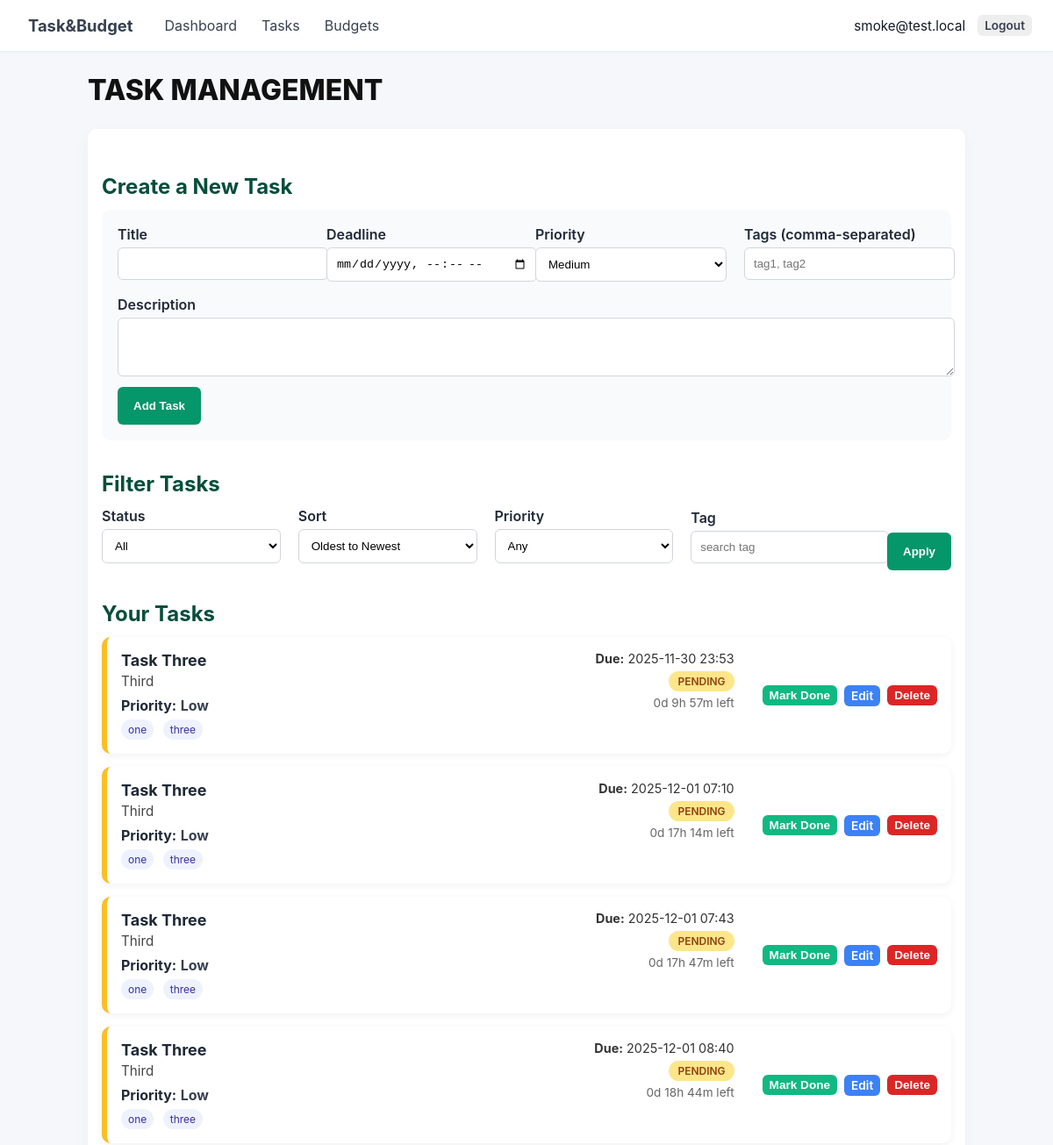
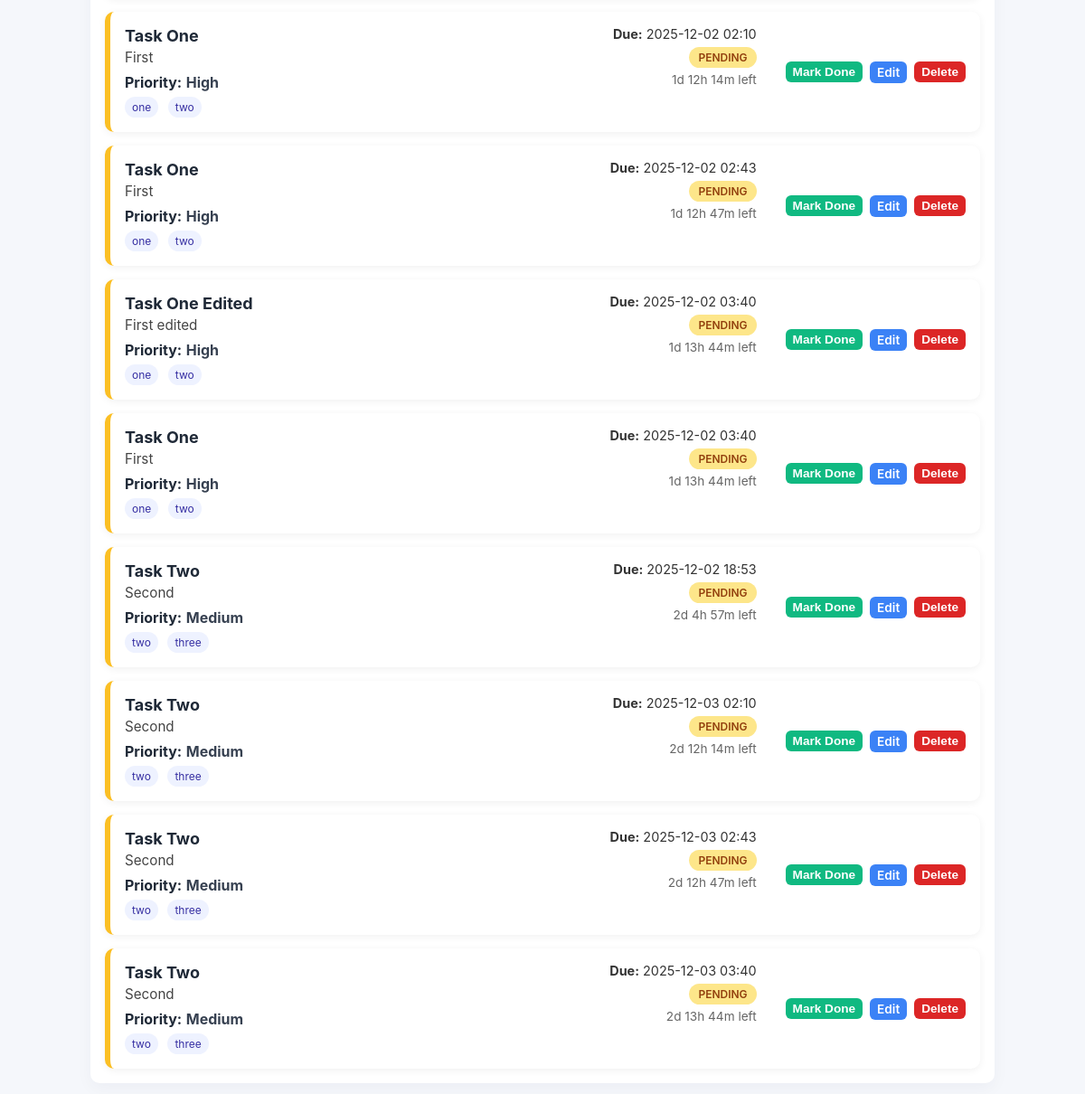
The page /tasks (signed in) on the database its author committed (2 pictures, top to bottom).
### models.py (models this page shows, shortened)
    class User(UserMixin, db.Model):
        id = db.Column(db.Integer, primary_key=True)
        email = db.Column(db.String(150), unique=True, nullable=False)
        password = db.Column(db.String(150), nullable=False)
        currency = db.Column(db.String(10), default='USD')
        tasks = db.relationship('Task', backref='user', lazy=True)
        budgets = db.relationship('Budget', backref='user', lazy=True)

    class Task(db.Model):
        id = db.Column(db.Integer, primary_key=True)
        title = db.Column(db.String(100), nullable=False)
        description = db.Column(db.Text, nullable=True)
        deadline = db.Column(db.DateTime, nullable=False)
        priority = db.Column(db.String(10), default='Medium')
        status = db.Column(db.String(20), default='pending')
        created_at = db.Column(db.DateTime, default=datetime.utcnow)
        user_id = db.Column(db.Integer, db.ForeignKey('user.id'), nullable=False)

    class Tag(db.Model):
        id = db.Column(db.Integer, primary_key=True)
        name = db.Column(db.String(100), unique=True, nullable=False)

### app.py (the view)
@app.route("/tasks")
@login_required
def tasks():
    form = TaskForm()
    flt = request.args.get("filter", "all")
    sort = request.args.get("sort", "")
    priority_flt = request.args.get("priority", "")
    tag_search = request.args.get("tag", "").strip()
    q = Task.query.filter_by(user_id=current_user.id)
    now = now_ist_naive()
    if flt == "pending":
        q = q.filter(Task.status == "pending")
    elif flt == "done":
        q = q.filter(Task.status == "done")
    elif flt == "overdue":
        q = q.filter(Task.deadline < now, Task.status != "done")
    if priority_flt:
        q = q.filter(Task.priority == priority_flt)
    if tag_search:
        tokens = [t.strip() for t in tag_search.split(',') if t.strip()]
        if tokens:
            lower_tokens = [t.lower() for t in tokens]
            q = q.join(Task.tags_rel).filter(func.lower(Tag.name).in_(lower_tokens))
            q = q.group_by(Task.id).having(func.count(func.distinct(Tag.id)) >= len(tokens))
    if sort == "new":
        q = q.order_by(Task.deadline.desc())
    else:
        q = q.order_by(Task.deadline.asc())
    tasks_list = q.all()
    for t in tasks_list:
        if not t.deadline:
            t.is_overdue = False
            t.time_left = ""
            continue
        if t.status == "done":
            t.is_overdue = False
            t.time_left = ""
        elif t.deadline < now:
            t.is_overdue = True
            delta = now - t.deadline
            sec = int(delta.total_seconds())
            t.time_left = f"Overdue by {sec//86400}d {(sec%86400)//3600}h {(sec%3600)//60}m"
        else:
            t.is_overdue = False
            delta = t.deadline - now
            sec = int(delta.total_seconds())
            t.time_left = f"{sec//86400}d {(sec%86400)//3600}h {(sec%3600)//60}m left"
        try:
            t._tags_list = [tag.name for tag in getattr(t, 'tags_rel', [])]
        except Exception:
            t._tags_list = []
    return render_template("task_management.html", form=form, tasks=tasks_list, priority_filter=priority_flt, tag_search=tag_search)

### forms.py
class TaskForm(FlaskForm):
    title = StringField('Title', validators=[DataRequired(), Length(max=100)])
    description = TextAreaField('Description')
    deadline = DateTimeLocalField(
        'Deadline',
        format='%Y-%m-%dT%H:%M',
        validators=[DataRequired()]
    )
    priority = SelectField('Priority', choices=[('Low','Low'), ('Medium','Medium'), ('High','High')], default='Medium')
    tags = StringField('Tags (comma-separated)', validators=[Length(max=200)])
    submit = SubmitField('Save Task')

### app.py (called while the page is built)
def now_ist_naive():
    return datetime.now(IST).replace(tzinfo=None)

@login_manager.user_loader
def load_user(user_id):
    try:
        return db.session.get(User, int(user_id))
    except Exception:
        return None

@app.context_processor
def global_vars():
    return dict(now_ist=now_ist_naive)

### templates/task_management.html (shortened to what this page needs)
{% extends "base.html" %}
{% block content %}
<h1 class="page-title">TASK MANAGEMENT</h1>
<div class="task-panel">
    <h2 class="section-title">Create a New Task</h2>
    <form method="POST" action="{{ url_for('create_task') }}" class="form-box">
        <div class="form-row">
            <div class="form-group">
                {{ form.title.label(class="label") }}
                {{ form.title(class="input", size=40) }}
            </div>
            <div class="form-group">
                {{ form.deadline.label(class="label") }}
                {{ form.deadline(class="input", required=True) }}
            </div>
            <div class="form-group">
                {{ form.priority.label(class="label") }}
                {{ form.priority(class="input") }}
            </div>
            <div class="form-group">
                {{ form.tags.label(class="label") }}
                {{ form.tags(class="input", placeholder="tag1, tag2", id='tags-input', list='tag-suggestions') }}
            </div>
        </div>
        <div class="form-group">
            {{ form.description.label(class="label") }}
            {{ form.description(class="input", rows=3) }}
        </div>
        <button class="btn primary large">Add Task</button>
    </form>
    <h2 class="section-title">Filter Tasks</h2>
    <form method="GET" class="filter-row">
        <div class="form-group">
            <label class="label">Status</label>
            <select name="filter" class="input">
                <option value="all" {% if request.args.get('filter','all')=='all' %}selected{% endif %}>All</option>
            </select>
        </div>
        <div class="form-group">
            <label class="label">Sort</label>
            <select name="sort" class="input">
                <option value="old" {% if request.args.get('sort','old')=='old' %}selected{% endif %}>Oldest to Newest</option>
            </select>
        </div>
        <div class="form-group">
            <label class="label">Priority</label>
            <select name="priority" class="input">
                <option value="" {% if not priority_filter %}selected{% endif %}>Any</option>
            </select>
        </div>
        <div class="form-group">
            <label class="label">Tag</label>
            <input name="tag" class="input" value="{{ tag_search }}" placeholder="search tag">
        </div>
        <button type="submit" class="btn primary large">Apply</button>
    </form>
    <h2 class="section-title">Your Tasks</h2>
    {% if tasks %}
        <div class="task-list">
            {% for t in tasks %}
                {% if t.status == 'done' %}
                    {% set border_class = "task-done" %}
                {% elif t.is_overdue %}
                    {% set border_class = "task-overdue" %}
                {% else %}
                    {% set border_class = "task-pending" %}
                {% endif %}
                <div class="task-card {{ border_class }}" data-task-id="{{ t.id }}">
                        <div class="task-info">
                            <div class="task-title">{{ t.title }}</div>
                            <div class="task-desc">{{ t.description or '' }}</div>
                            <div style="margin-top:8px">
                                <strong>Priority:</strong> <span class="priority">{{ t.priority or 'Medium' }}</span>
                            </div>
                                    {% if t._tags_list %}
                                    <div style="margin-top:6px">
                                        {% for tg in t._tags_list %}
                                            <span class="tag-pill">{{ tg }}</span>
                                        {% endfor %}
                                    </div>
                                    {% endif %}
                        </div>
                    <div class="task-meta">
                        <div><strong>Due:</strong> {{ t.deadline.strftime('%Y-%m-%d %H:%M') }}</div>
                        <div class="status-pill {% if t.is_overdue %}overdue{% else %}{{ t.status }}{% endif %}">
                            {% if t.is_overdue %}
                                Overdue
                            {% else %}
                                {{ t.status|capitalize }}
                            {% endif %}
                        </div>
                        {% if t.time_left %}
                            <div class="meta-small">{{ t.time_left }}</div>
                        {% endif %}
                    </div>
                    <div class="task-actions">
                        <form method="POST" action="{{ url_for('toggle_task', task_id=t.id) }}">
                            {% if t.status == 'done' %}
                                <button class="btn yellow small">Mark Pending</button>
                            {% else %}
                                <button class="btn green small">Mark Done</button>
                            {% endif %}
                        </form>
                        <a class="btn blue small" href="{{ url_for('edit_task', task_id=t.id, next=request.full_path) }}">Edit</a>
                                                <form method="POST"
                                                            action="{{ url_for('delete_task', task_id=t.id) }}"
                                                            onsubmit="return confirm('Are you sure you want to delete this task?');">
                                                        <button class="btn red small">Delete</button>
                                                </form>
                    </div>
                </div>
            {% endfor %}
        </div>
    {% else %}
        <p>No tasks yet.</p>
    {% endif %}
</div>
{% endblock %}

### templates/base.html (shortened to what this page needs)
<!DOCTYPE html>
<html lang="en">
<head>
    <link rel="stylesheet" href="{{ url_for('static', filename='styles.css') }}">
</head>
<body>
    <header>
        <nav class="topbar">
            <div class="nav-left">
    <a class="brand" href="{{ url_for('dashboard') }}">Task&amp;Budget</a>
    {% if current_user.is_authenticated %}
        <a href="{{ url_for('dashboard') }}">Dashboard</a>
        <a href="{{ url_for('tasks') }}">Tasks</a>
        <a href="{{ url_for('budgets') }}">Budgets</a>
    {% endif %}
</div>
            <div class="nav-right">
                {% if current_user.is_authenticated %}
                    <span class="user-email">{{ current_user.email }}</span>
                    <a class="btn small" href="{{ url_for('logout') }}">Logout</a>
                {% else %}
                    <a class="btn" href="{{ url_for('login') }}">Login</a>
                    <a class="btn" href="{{ url_for('register') }}">Register</a>
                {% endif %}
            </div>
        </nav>
    </header>
    <main class="container">
        {% block content %}{% endblock %}
    </main>
</body>
</html>

### static/styles.css (style rules this page uses)
body { font-family: Arial, sans-serif; margin: 20px; }
body { font-family: Inter, Arial, sans-serif; margin: 0; background: #f5f7fb; color: #1f2937; }
.container { max-width: 1000px; margin: 24px auto; padding: 0 16px; }
.topbar { display:flex; justify-content:space-between; align-items:center; padding:12px 24px; background:#ffffff; border-bottom:1px solid #e6eef6; box-shadow:0 1px 4px rgba(16,24,40,0.03); }
.topbar .nav-left { display:flex; gap:12px; align-items:center; }
.brand { font-weight:700; color:#0b69ff; text-decoration:none; font-size:1.15rem; margin-right:8px; }
.topbar a { color:#374151; text-decoration:none; padding:6px 8px; border-radius:6px; }
.topbar .nav-right { display:flex; gap:8px; align-items:center; }
.user-email { font-size:0.95rem; color:#111827; margin-right:6px; }
.btn { padding:8px 12px; border-radius:6px; background:#eef2ff; border:1px solid #e0e7ff; color:#0b69ff; cursor:pointer; text-decoration:none; }
.btn.small { padding:6px 8px; font-size:0.85rem; }
.task-panel { background: #ffffff; padding: 16px; border-radius: 10px; margin-bottom: 20px; box-shadow: 0 6px 18px rgba(11,27,80,0.04); }
.task-list { list-style:none; padding:0; margin:0; display:flex; flex-direction:column; gap:10px; }
.task-title { font-weight:600; margin-bottom:4px; }
.task-desc { color:#444; font-size:0.95em; }
.task-meta { text-align:right; font-size:0.9em; color:#333; margin-right:12px; }
.task-actions { display:flex; gap:6px; align-items:center; }
.task-pending { border-left:4px solid #f39c12; }
.btn { padding:6px 10px; border-radius:4px; background:#eee; border:none; cursor:pointer; }
.btn.small { padding:4px 8px; font-size:0.85em; }
form div { margin-bottom:8px; }
input, textarea, select { padding:10px; border:1px solid #e6eef6; border-radius:8px; background:#fff; }
form label { font-weight:600; display:block; margin-bottom:6px; }

### templates/task_management.html (style rules this page uses)
.page-title { font-size: 32px; font-weight: 800; margin-bottom: 25px; color: #111; }
.section-title { font-size: 24px; margin-top: 35px; margin-bottom: 12px; font-weight: 700; color: #064e3b; }
.form-box { background: #f9fafb; padding: 18px; border-radius: 10px; margin-bottom: 30px; }
.form-row { display: flex; gap: 20px; flex-wrap: wrap; }
.form-group { flex: 1; min-width: 200px; }
.label { font-weight: 600; margin-bottom: 5px; }
.input { width: 100%; padding: 10px; border: 1px solid #d1d5db; border-radius: 6px; }
.btn { padding: 10px 18px; border-radius: 6px; cursor: pointer; border: none; font-weight: 600; }
.primary { background: #059669; color: white; }
.green { background: #10b981; color: white; }
.blue { background: #3b82f6; color: white; }
.red { background: #dc2626; color: white; }
.small { padding: 6px 10px; }
.large { height: 43px; }
.filter-row { display: flex; gap: 20px; flex-wrap: wrap; align-items: flex-end; margin-bottom: 20px; }
.task-list { display: flex; flex-direction: column; gap: 15px; }
.task-card { background: white; padding: 16px; border-radius: 10px; display: flex; gap: 20px; border-left: 6px solid transparent; box-shadow: 0 2px 8px rgba(0,0,0,0.06); flex-wrap: wrap; }
.task-pending { border-color: #fbbf24; }
.task-info { flex: 2; }
.task-title { font-size: 18px; font-weight: 700; }
.task-desc { margin-top: 4px; color: #444; }
.task-meta { flex: 1; min-width: 160px; }
.meta-small { margin-top: 5px; font-size: 0.85rem; color: #666; }
.task-actions { display: flex; gap: 8px; align-items: center; }
.status-pill { display: inline-block; padding: 4px 10px; border-radius: 20px; font-size: 12px; font-weight: 600; text-transform: uppercase; margin-top: 6px; }
.status-pill.pending { background: #fde68a; color: #92400e; }
.tag-pill { display:inline-block; background:#eef2ff; color:#3730a3; padding:4px 8px; border-radius:999px; font-size:12px; margin-right:6px; }
.priority { font-weight:700; color:#374151 }

### rows shown on the page
User: email "smoke@test.local"
Task: title "Task Three", description "Third", priority "Low", deadline "2025-11-30 23:53", status "PENDING", time_left "0d 9h 57m left", shows "Mark Done"
Tag: name "one"
Tag: name "three"
Task: title "Task Three", description "Third", priority "Low", deadline "2025-12-01 07:10", status "PENDING", time_left "0d 17h 14m left", shows "Mark Done"
Task: title "Task Three", description "Third", priority "Low", deadline "2025-12-01 07:43", status "PENDING", time_left "0d 17h 47m left", shows "Mark Done"
Task: title "Task Three", description "Third", priority "Low", deadline "2025-12-01 08:40", status "PENDING", time_left "0d 18h 44m left", shows "Mark Done"
Task: title "Task One", description "First", priority "High", deadline "2025-12-02 02:10", status "PENDING", time_left "1d 12h 14m left", shows "Mark Done"
Tag: name "two"
Task: title "Task One", description "First", priority "High", deadline "2025-12-02 02:43", status "PENDING", time_left "1d 12h 47m left", shows "Mark Done"
Task: title "Task One Edited", description "First edited", priority "High", deadline "2025-12-02 03:40", status "PENDING", time_left "1d 13h 44m left", shows "Mark Done"
Task: title "Task One", description "First", priority "High", deadline "2025-12-02 03:40", status "PENDING", time_left "1d 13h 44m left", shows "Mark Done"
Task: title "Task Two", description "Second", priority "Medium", deadline "2025-12-02 18:53", status "PENDING", time_left "2d 4h 57m left", shows "Mark Done"
Task: title "Task Two", description "Second", priority "Medium", deadline "2025-12-03 02:10", status "PENDING", time_left "2d 12h 14m left", shows "Mark Done"
Task: title "Task Two", description "Second", priority "Medium", deadline "2025-12-03 02:43", status "PENDING", time_left "2d 12h 47m left", shows "Mark Done"
Task: title "Task Two", description "Second", priority "Medium", deadline "2025-12-03 03:40", status "PENDING", time_left "2d 13h 44m left", shows "Mark Done"
